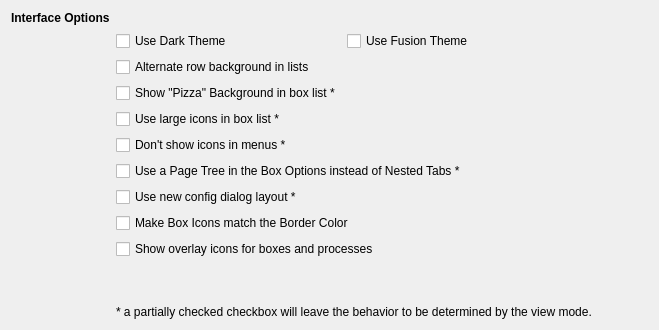
           <widget class="QWidget" name="tabUI">
            <attribute name="title">
             <string>User Interface</string>
            </attribute>
            <layout class="QGridLayout" name="gridLayout_11">
             <item row="0" column="0">
              <layout class="QGridLayout" name="gridLayout_15">
               <item row="1" column="3">
                <widget class="QCheckBox" name="chkFusionTheme">
                 <property name="text">
                  <string>Use Fusion Theme</string>
                 </property>
                 <property name="tristate">
                  <bool>true</bool>
                 </property>
                </widget>
               </item>
               <item row="4" column="1" colspan="2">
                <widget class="QCheckBox" name="chkLargeIcons">
                 <property name="text">
                  <string>Use large icons in box list *</string>
                 </property>
                 <property name="tristate">
                  <bool>true</bool>
                 </property>
                </widget>
               </item>
               <item row="11" column="1" colspan="3">
                <widget class="QLabel" name="label_11">
                 <property name="text">
                  <string>* a partially checked checkbox will leave the behavior to be determined by the view mode.</string>
                 </property>
                </widget>
               </item>
               <item row="10" column="1">
                <spacer name="verticalSpacer_8">
                 <property name="orientation">
                  <enum>Qt::Vertical</enum>
                 </property>
                 <property name="sizeHint" stdset="0">
                  <size>
                   <width>20</width>
                   <height>40</height>
                  </size>
                 </property>
                </spacer>
               </item>
               <item row="7" column="1" colspan="2">
                <widget class="QCheckBox" name="chkNewLayout">
                 <property name="text">
                  <string>Use new config dialog layout *</string>
                 </property>
                 <property name="tristate">
                  <bool>true</bool>
                 </property>
                </widget>
               </item>
               <item row="3" column="1" colspan="2">
                <widget class="QCheckBox" name="chkBackground">
                 <property name="text">
                  <string>Show &quot;Pizza&quot; Background in box list *</string>
                 </property>
                 <property name="tristate">
                  <bool>true</bool>
                 </property>
                </widget>
               </item>
               <item row="10" column="3">
                <spacer name="horizontalSpacer_11">
                 <property name="orientation">
                  <enum>Qt::Horizontal</enum>
                 </property>
                 <property name="sizeHint" stdset="0">
                  <size>
                   <width>40</width>
                   <height>20</height>
                  </size>
                 </property>
                </spacer>
               </item>
               <item row="5" column="1" colspan="2">
                <widget class="QCheckBox" name="chkNoIcons">
                 <property name="text">
                  <string>Don't show icons in menus *</string>
                 </property>
                 <property name="tristate">
                  <bool>true</bool>
                 </property>
                </widget>
               </item>
               <item row="0" column="0">
                <widget class="QLabel" name="lblInterface">
                 <property name="font">
                  <font>
                   <weight>75</weight>
                   <bold>true</bold>
                   <kerning>true</kerning>
                  </font>
                 </property>
                 <property name="text">
                  <string>Interface Options</string>
                 </property>
                </widget>
               </item>
               <item row="6" column="1" colspan="3">
                <widget class="QCheckBox" name="chkOptTree">
                 <property name="text">
                  <string>Use a Page Tree in the Box Options instead of Nested Tabs *</string>
                 </property>
                 <property name="tristate">
                  <bool>true</bool>
                 </property>
                </widget>
               </item>
               <item row="8" column="1" colspan="3">
                <widget class="QCheckBox" name="chkColorIcons">
                 <property name="text">
                  <string>Make Box Icons match the Border Color</string>
                 </property>
                </widget>
               </item>
               <item row="1" column="1" colspan="2">
                <widget class="QCheckBox" name="chkDarkTheme">
                 <property name="text">
                  <string>Use Dark Theme</string>
                 </property>
                 <property name="tristate">
                  <bool>true</bool>
                 </property>
                </widget>
               </item>
               <item row="2" column="1" colspan="2">
                <widget class="QCheckBox" name="chkAltRows">
                 <property name="text">
                  <string>Alternate row background in lists</string>
                 </property>
                </widget>
               </item>
               <item row="9" column="1" colspan="3">
                <widget class="QCheckBox" name="chkOverlayIcons">
                 <property name="text">
                  <string>Show overlay icons for boxes and processes</string>
                 </property>
                </widget>
               </item>
              </layout>
             </item>
            </layout>
           </widget>
